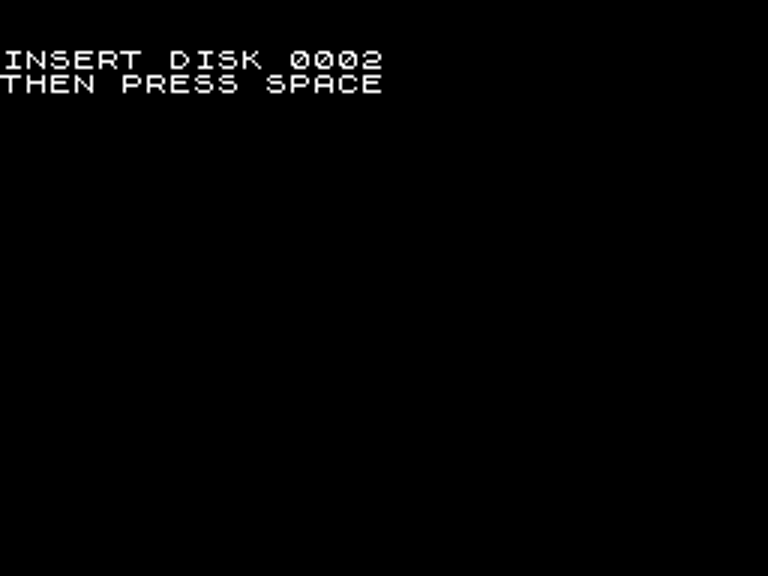
#> input picture audiobook-beeper/experiments/ima-3bit-series/inputs/ima3-swap-screen.png, 768 x 576 px
$ python -i flat_colour.py   (imports and definitions only)
#> lines starting #> are read from the running program, lines starting #| are printed output that depends on the picture; after the words box and inside, x2 and y2 are one past the last pixel; in counts of white or black regions, pixels touching at a corner belong together
### toolkit/build_zxv_trd.py
#!/usr/bin/env python3
"""Build a ZX Spectrum 128 temporal-dither video demo and TR-DOS image.

The generated player alternates the normal (bank 5) and shadow (bank 7)
screens at the 50 Hz interrupt rate. Every logical source frame is converted
into two temporal phases A/B. The stream stores changed 8x8 cells relative to
the previous frame of the same phase.

The current resident-player profile intentionally keeps the compressed stream
between 0x6000 and 0xBFFF. It is suitable for short demos and for validating
the format before adding paged-RAM / disk streaming.
"""
from __future__ import annotations

import argparse
import math
import struct
import sys
import zipfile
from dataclasses import dataclass
from pathlib import Path
from typing import Iterable, Sequence

import cv2
import numpy as np
from PIL import Image, ImageDraw, ImageFont

WIDTH = 256
HEIGHT = 192
CELLS_X = 32
CELLS_Y = 24
CELL_COUNT = CELLS_X * CELLS_Y
SCREEN_BITMAP_BYTES = 6144
SCREEN_ATTR_BYTES = 768
SCREEN_BYTES = 6912
DEFAULT_ATTR = 0x78  # BRIGHT 1, PAPER white, INK black
LOAD_ADDRESS = 0x6000
MAX_RESIDENT_END = 0xC000
TRD_SIZE = 655360
SECTOR_SIZE = 256
SECTORS_PER_TRACK = 16
LOGICAL_TRACKS = 160
DATA_START_TRACK = 1

# Approximate Spectrum RGB values. Bright black remains black.
NORMAL_LEVEL = 205
BRIGHT_LEVEL = 255


def zx_rgb(index: int, bright: int) -> np.ndarray:
    level = BRIGHT_LEVEL if bright else NORMAL_LEVEL
    return np.array([
        level if index & 0x02 else 0,  # red
        level if index & 0x04 else 0,  # green
        level if index & 0x01 else 0,  # blue
    ], dtype=np.float64)


def srgb_to_linear(rgb: np.ndarray) -> np.ndarray:
    x = rgb / 255.0
    return np.where(x <= 0.04045, x / 12.92, ((x + 0.055) / 1.055) ** 2.4)


@dataclass(frozen=True)
class AttrCandidate:
    attr: int
    ink: np.ndarray
    paper: np.ndarray
    paper_is_white: bool


def build_attr_candidates() -> list[AttrCandidate]:
    candidates: list[AttrCandidate] = []
    # Main style: white paper, black or coloured ink.
    for ink_index in range(8):
        attr = 0x40 | (7 << 3) | ink_index
        candidates.append(AttrCandidate(attr, zx_rgb(ink_index, 1), zx_rgb(7, 1), True))
    # Secondary style: black ink on coloured paper. Penalized during selection.
    for paper_index in range(1, 7):
        attr = 0x40 | (paper_index << 3)
        candidates.append(AttrCandidate(attr, zx_rgb(0, 1), zx_rgb(paper_index, 1), False))
    return candidates


ATTR_CANDIDATES = build_attr_candidates()


def spectrum_bitmap_offset(x_byte: int, y: int) -> int:
    return ((y & 0xC0) << 5) | ((y & 0x07) << 8) | ((y & 0x38) << 2) | x_byte


# [150 lines left out: functions bitmap_row0_offset, cell_bytes, set_cell_bytes, choose_cell_phases, convert_frame_to_phases, render_spectrum_screen_reference, not called in this run]


SCREEN_OFFSETS=np.array([[spectrum_bitmap_offset(x,y) for x in range(32)] for y in range(HEIGHT)])
#> further down, picture is the input picture: shape (576, 768, 3); min 0, max 255, mean 2.6
SCREEN_PALETTE=np.array([zx_rgb(i&7,i>>3) for i in range(16)],dtype=np.uint8)


# [129 lines left out: functions render_spectrum_screen, temporal_average, make_demo_frames, read_video_frames, encode_phase, not called in this run]


class MiniAssembler:
    # [6 lines left out: function __init__, not called in this run]

    @property
    def pc(self) -> int:
        return self.origin + len(self.code)

    # [4 lines left out: function label, not called in this run]

    def emit(self, *values: int) -> None:
        self.code.extend(v & 0xFF for v in values)

    def word(self, value: int) -> None:
        self.emit(value & 0xFF, value >> 8)

    # [31 lines left out: functions abs16, rel8, resolve, not called in this run]


def emit_ld_a_mem(asm: MiniAssembler, label: str) -> None:
    asm.abs16(0x3A, label)


def emit_ld_mem_a(asm: MiniAssembler, label: str) -> None:
    asm.abs16(0x32, label)


def emit_ld_hl_mem(asm: MiniAssembler, label: str) -> None:
    asm.abs16(0x2A, label)


def emit_ld_mem_hl(asm: MiniAssembler, label: str) -> None:
    asm.abs16(0x22, label)


# [266 lines left out: functions build_player_code, build_assembly_source, not called in this run]


def basic_line(line_number: int, content: bytes) -> bytes:
    body = content + b"\x0D"
    return struct.pack(">H", line_number) + struct.pack("<H", len(body)) + body


# [22 lines left out: function build_boot_basic, not called in this run]


@dataclass
class TrdFile:
    name: str
    file_type: str
    data: bytes
    start: int = 0
    basic_variables_offset: int | None = None
    autostart_line: int | None = None


def logical_sector_offset(track: int, sector: int) -> int:
    return (track * SECTORS_PER_TRACK + sector) * SECTOR_SIZE


# [394 lines left out: functions add_trd_file, build_trd, parse_trd_directory, decode_stream_python, write_preview_video, write_contact_sheet and 3 more, not called in this run]


# [2 lines that do not run on import are left out]

### toolkit/analysis/flat_colour/unbounded-contour-trial/producer-sources/flat_colour.py
"""Optional host encoder: solid Spectrum colours with source-aware cell seams.

Every logical sample normally selects one actual PAPER/INK endpoint. Search
all 56 canonical normal/BRIGHT pairs, then coordinate neighbouring cells only
within a bounded current-source error allowance. No temporal blending, error
diffusion, frame-dependent dither phase or native player changes are used.
"""
import numpy as np

import five_level_dither as five
from cell_palette_quality import ATTRS, PAIRS, PALETTES, averaged
from stable_colour import CHROMA, cells, hue_valid

Y = np.array([.2126, .7152, .0722], dtype=np.float32)
PARAMETERS = dict(chroma_weight=.35, luma_weight=.25, detail_weight=.75, seam_weight=2., hue_limit_degrees=35.,
    seam_source_rms=20., source_score_allowance=768., spatial_passes=3,
    quiet_max_component_delta=4., temporal_score_allowance=64.,
    minimal_samples_per_cell=1, minimal_grain_weight=.25,
    minimal_required_gain=512., minimal_source_detail_rms=24.,
    contour_canny_low=40, contour_canny_high=80, contour_minimum_component=4,
    contour_source_rms=24., contour_retained_contrast=.5,
    region_spatial_radius=3., region_colour_radius=24., region_join_rms=8.,
    region_minimum_samples=8, region_max_component_pull=12.)


# [101 lines left out: functions colour_error, seam_cost, detail_cost, validate_state, region_guidance, not called in this run]


def source_contours(image):
    """Thin original-RGB lines; reject isolated texture and shift to dark side.

    The initial 7x7 soft detector/24-code target pull lost small facial detail.
    A 3x3 blur preserves smaller features. Dark-side placement traces an eye or
    mouth with the darker colour already available in the cell; the detector
    never sees attribute rectangles or the output's dither.
    """
    import cv2
    active = np.ascontiguousarray(image[12:84])
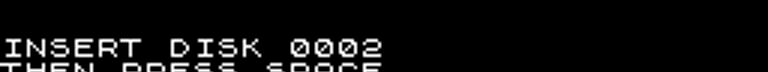
#> active: shape (72, 768, 3); min 0, max 255, mean 16
    smooth = cv2.GaussianBlur(active, (3, 3), .65, borderType=cv2.BORDER_REPLICATE)
    edges = cv2.Canny(smooth, PARAMETERS['contour_canny_low'],
        PARAMETERS['contour_canny_high'], L2gradient=True)
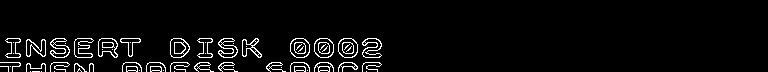
#> edges: shape (72, 768); 4.5% white in thin lines or dots, all inside (x1, y1, x2, y2) = (0, 38, 382, 72)
    count, labels, stats, _ = cv2.connectedComponentsWithStats(edges, connectivity=8)
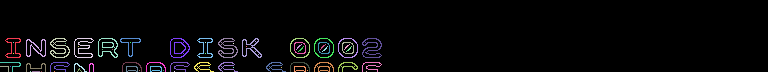
#> labels: shape (72, 768) int32; 68 distinct labels, from 0 to 67; one colour per label, 0 black
#> count = 68; stats = 68 rows, first 6: [0, 0, 768, 72, 52789], [5, 38, 16, 20, 86], [26, 39, 20, 18, 114], [50, 38, 20, 20, 132], [74, 38, 20, 20, 118], [98, 38, 20, 20, 123]
    keep = np.zeros(count, bool)
    keep[1:] = stats[1:, cv2.CC_STAT_AREA] >= PARAMETERS['contour_minimum_component']
    points = np.argwhere(keep[labels])
#> points = 2484 pairs, first value 38 to 71, second value 0 to 381
    result = np.zeros((96, 128), bool)
    y = active.astype(float) @ Y
    for row, col in points:
        neighbors = [(int(row), int(col))]+[(int(row)+dy, int(col)+dx)
            for dy, dx in ((0, -1), (0, 1), (-1, 0), (1, 0))
            if 0 <= row+dy < 72 and 0 <= col+dx < 128]
        r, c = min(neighbors, key=lambda at: y[at])
        result[r+12, c] = True
#> this loop made 58 passes
#> (col, neighbors, r, c) on passes 1 to 10: (7, [(38, 7), (38, 6), (38, 8), (37, 7), (39, 7)], 37, 7), (8, [(38, 8), (38, 7), (38, 9), (37, 8), (39, 8)], 37, 8), (9, [(38, 9), (38, 8), (38, 10), (37, 9), (39, 9)], 37, 9), (10, [(38, 10), (38, 9), (38, 11), (37, 10), (39, 10)], 37, 10), (11, [(38, 11), (38, 10), (38, 12), (37, 11), (39, 11)], 37, 11), (12, [(38, 12), (38, 11), (38, 13), (37, 12), (39, 12)], 37, 12), (13, [(38, 13), (38, 12), (38, 14), (37, 13), (39, 13)], 37, 13), (14, [(38, 14), (38, 13), (38, 15), (37, 14), (39, 14)], 37, 14), (15, [(38, 15), (38, 14), (38, 16), (37, 15), (39, 15)], 37, 15), (16, [(38, 16), (38, 15), (38, 17), (37, 16), (39, 16)], 37, 16)
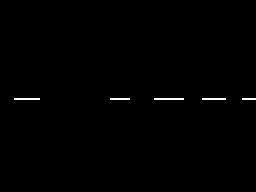
#> result: shape (96, 128) bool (shown 2 times larger); 0.46% white in thin lines or dots, all inside (x1, y1, x2, y2) = (7, 49, 128, 50)
    return result


# [128 lines left out: functions paint_lost_contours, minimal_levels, encode, comparison_report, not called in this run]

>>> import cv2
>>> picture = cv2.imread('../../../../../audiobook-beeper/experiments/ima-3bit-series/inputs/ima3-swap-screen.png')
#> (the run stopped early here; a loop or call above may not have finished)
